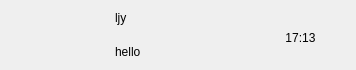
<?xml version="1.0" encoding="UTF-8"?>
<ui version="4.0">
 <class>ChatUserWid</class>
 <widget class="QWidget" name="ChatUserWid">
  <property name="geometry">
   <rect>
    <x>0</x>
    <y>0</y>
    <width>356</width>
    <height>70</height>
   </rect>
  </property>
  <property name="minimumSize">
   <size>
    <width>0</width>
    <height>70</height>
   </size>
  </property>
  <property name="windowTitle">
   <string>Form</string>
  </property>
  <layout class="QHBoxLayout" name="horizontalLayout">
   <property name="spacing">
    <number>5</number>
   </property>
   <property name="leftMargin">
    <number>6</number>
   </property>
   <property name="topMargin">
    <number>2</number>
   </property>
   <property name="rightMargin">
    <number>6</number>
   </property>
   <property name="bottomMargin">
    <number>2</number>
   </property>
   <item>
    <widget class="QWidget" name="icon_wid" native="true">
     <property name="minimumSize">
      <size>
       <width>50</width>
       <height>50</height>
      </size>
     </property>
     <property name="maximumSize">
      <size>
       <width>50</width>
       <height>50</height>
      </size>
     </property>
     <layout class="QHBoxLayout" name="horizontalLayout_2">
      <property name="spacing">
       <number>0</number>
      </property>
      <property name="leftMargin">
       <number>0</number>
      </property>
      <property name="topMargin">
       <number>0</number>
      </property>
      <property name="rightMargin">
       <number>0</number>
      </property>
      <property name="bottomMargin">
       <number>0</number>
      </property>
      <item>
       <widget class="QLabel" name="icon_lb">
        <property name="minimumSize">
         <size>
          <width>45</width>
          <height>45</height>
         </size>
        </property>
        <property name="maximumSize">
         <size>
          <width>45</width>
          <height>45</height>
         </size>
        </property>
        <property name="text">
         <string/>
        </property>
       </widget>
      </item>
     </layout>
    </widget>
   </item>
   <item>
    <widget class="QWidget" name="user_info_wid" native="true">
     <property name="maximumSize">
      <size>
       <width>130</width>
       <height>16777215</height>
      </size>
     </property>
     <layout class="QVBoxLayout" name="verticalLayout">
      <property name="leftMargin">
       <number>2</number>
      </property>
      <property name="topMargin">
       <number>2</number>
      </property>
      <property name="rightMargin">
       <number>2</number>
      </property>
      <property name="bottomMargin">
       <number>2</number>
      </property>
      <item>
       <widget class="QLabel" name="user_name_lb">
        <property name="text">
         <string>ljy</string>
        </property>
       </widget>
      </item>
      <item>
       <widget class="QLabel" name="user_chat_lb">
        <property name="maximumSize">
         <size>
          <width>130</width>
          <height>16777215</height>
         </size>
        </property>
        <property name="text">
         <string>hello</string>
        </property>
       </widget>
      </item>
     </layout>
    </widget>
   </item>
   <item>
    <widget class="QWidget" name="time_wid" native="true">
     <property name="minimumSize">
      <size>
       <width>50</width>
       <height>50</height>
      </size>
     </property>
     <property name="maximumSize">
      <size>
       <width>50</width>
       <height>50</height>
      </size>
     </property>
     <widget class="QLabel" name="time_lb">
      <property name="geometry">
       <rect>
        <x>0</x>
        <y>20</y>
        <width>53</width>
        <height>15</height>
       </rect>
      </property>
      <property name="text">
       <string>17:13</string>
      </property>
      <property name="alignment">
       <set>Qt::AlignCenter</set>
      </property>
     </widget>
    </widget>
   </item>
  </layout>
 </widget>
 <resources/>
 <connections/>
</ui>
